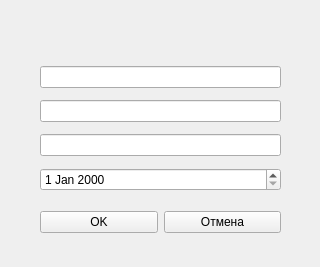
<?xml version="1.0" encoding="UTF-8"?>
<ui version="4.0">
 <class>Form</class>
 <widget class="QWidget" name="Form">
  <property name="geometry">
   <rect>
    <x>0</x>
    <y>0</y>
    <width>320</width>
    <height>267</height>
   </rect>
  </property>
  <property name="windowTitle">
   <string>Form</string>
  </property>
  <widget class="QWidget" name="layoutWidget">
   <property name="geometry">
    <rect>
     <x>40</x>
     <y>200</y>
     <width>241</width>
     <height>44</height>
    </rect>
   </property>
   <layout class="QHBoxLayout" name="horizontalLayout">
    <item>
     <widget class="QPushButton" name="pushButton">
      <property name="text">
       <string>OK</string>
      </property>
     </widget>
    </item>
    <item>
     <widget class="QPushButton" name="pushButton_2">
      <property name="text">
       <string>Отмена</string>
      </property>
     </widget>
    </item>
   </layout>
  </widget>
  <widget class="QWidget" name="layoutWidget">
   <property name="geometry">
    <rect>
     <x>40</x>
     <y>60</y>
     <width>241</width>
     <height>141</height>
    </rect>
   </property>
   <layout class="QVBoxLayout" name="verticalLayout">
    <item>
     <widget class="QLineEdit" name="lineEdit_2">
      <property name="text">
       <string/>
      </property>
     </widget>
    </item>
    <item>
     <widget class="QLineEdit" name="lineEdit_3">
      <property name="text">
       <string/>
      </property>
     </widget>
    </item>
    <item>
     <widget class="QLineEdit" name="lineEdit_4">
      <property name="text">
       <string/>
      </property>
     </widget>
    </item>
    <item>
     <widget class="QDateEdit" name="dateEdit"/>
    </item>
   </layout>
  </widget>
  <widget class="QLabel" name="label">
   <property name="geometry">
    <rect>
     <x>110</x>
     <y>10</y>
     <width>131</width>
     <height>16</height>
    </rect>
   </property>
   <property name="text">
    <string/>
   </property>
  </widget>
 </widget>
 <resources/>
 <connections/>
</ui>
